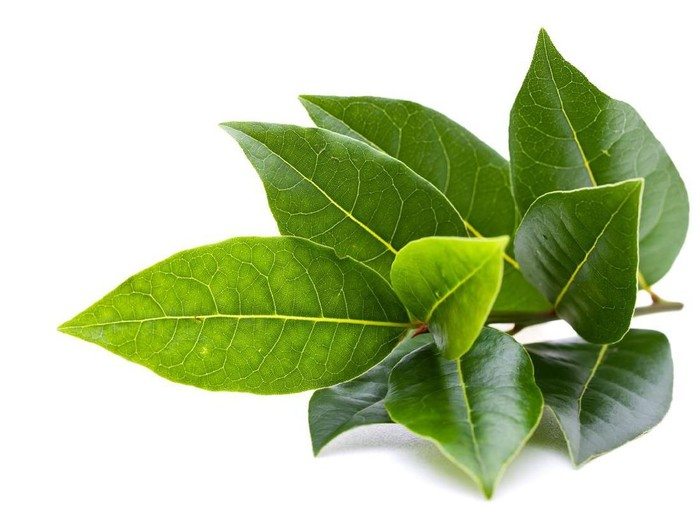
%> input picture Minggu 3/malam.jpeg, 700 x 524 px
$ octave grayscaleHist.m   (GNU Octave 9; MATLAB toolbox functions it lacks are replaced by stand-ins)
%> lines starting %> are read from the running program, lines starting %| are printed output that depends on the picture
% untuk membaca citra
gambar = imread('D:\Developments\Matlab\Minggu 3\malam.jpeg'); %lokasi citra
%> gambar is the input picture: size 524x700x3 uint8; mean R, G, B 185.9, 200.7, 160.3
sirih = rgb2gray(gambar); %konversi warna dari RGB ke grayscale
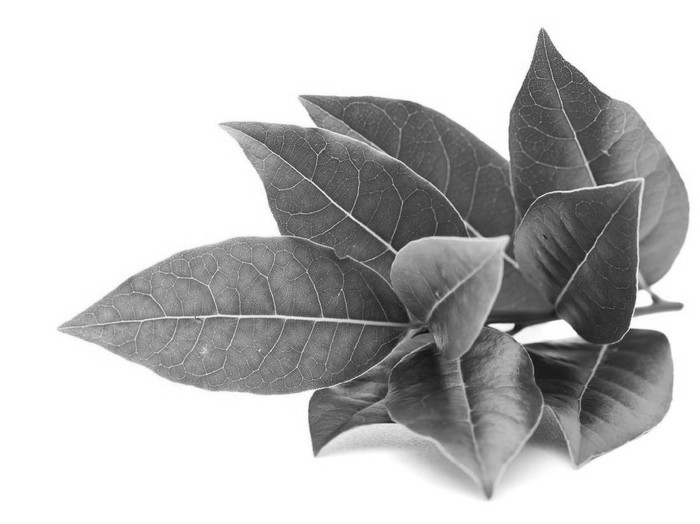
%> sirih: size 524x700 uint8; min 12, max 255, mean 191.6
% menampilkan hasil konversi warna grayscale
subplot(1,2,1),imshow(sirih),title('Citra Grayscale');
%imhist digunakan untuk menampilkan histogram
subplot(1,2,2),imhist(sirih),title('Histogram Citra');
%> after `title('Histogram Citra')`:
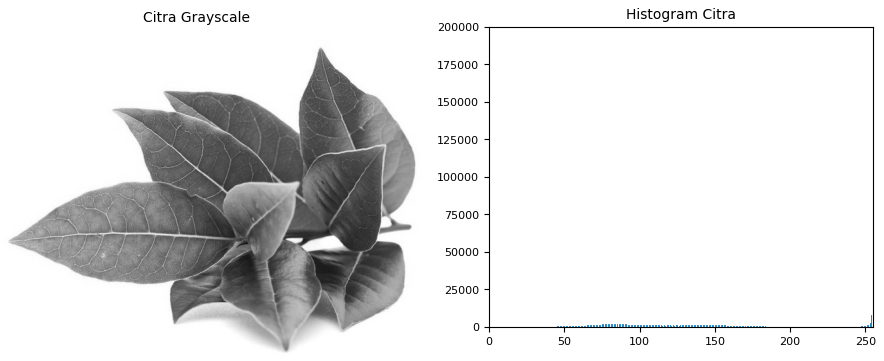
%> figure redrawn from the program's plot data, 2 panels
